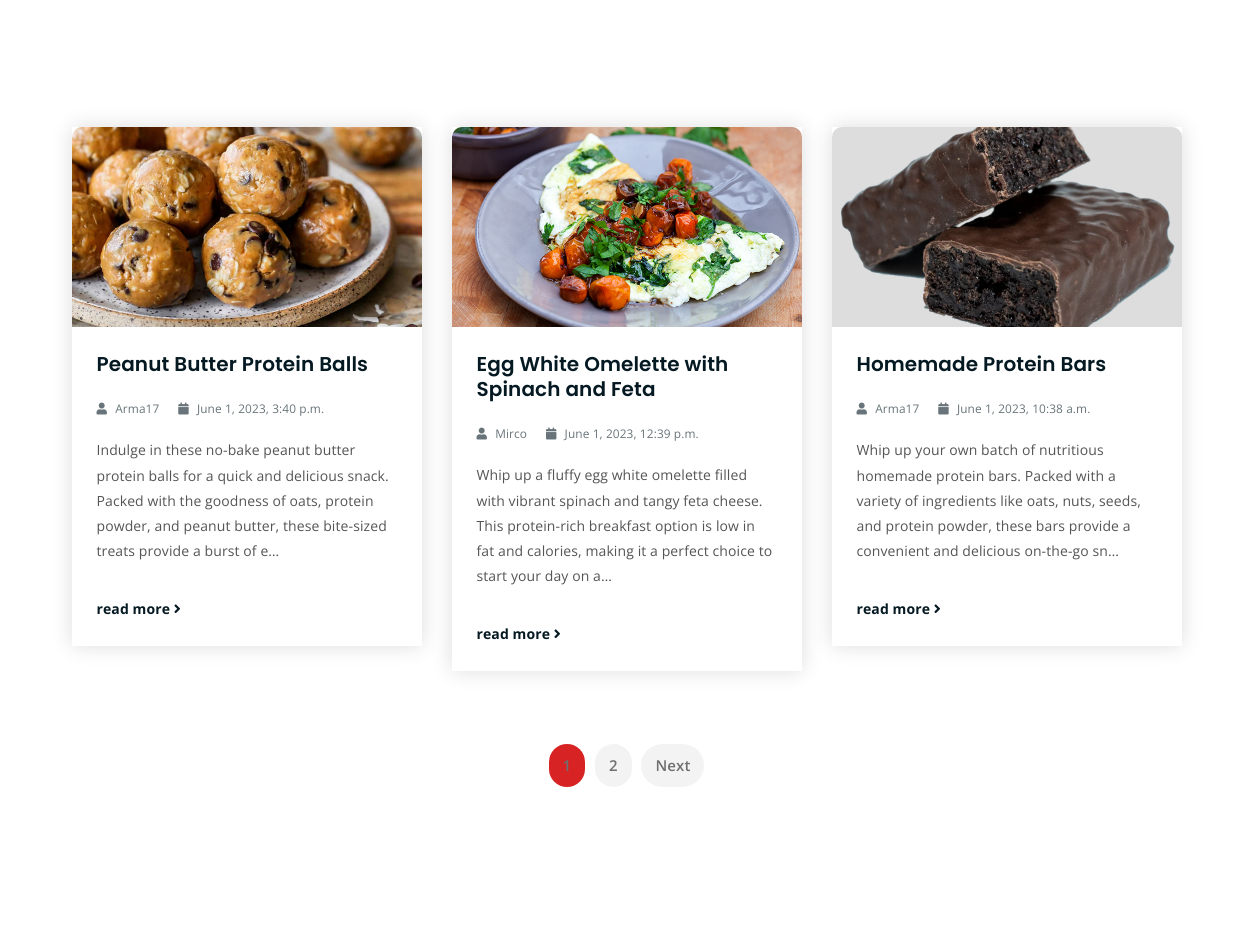
The page /favorites/ (signed in, middle part) on the database as committed earlier.
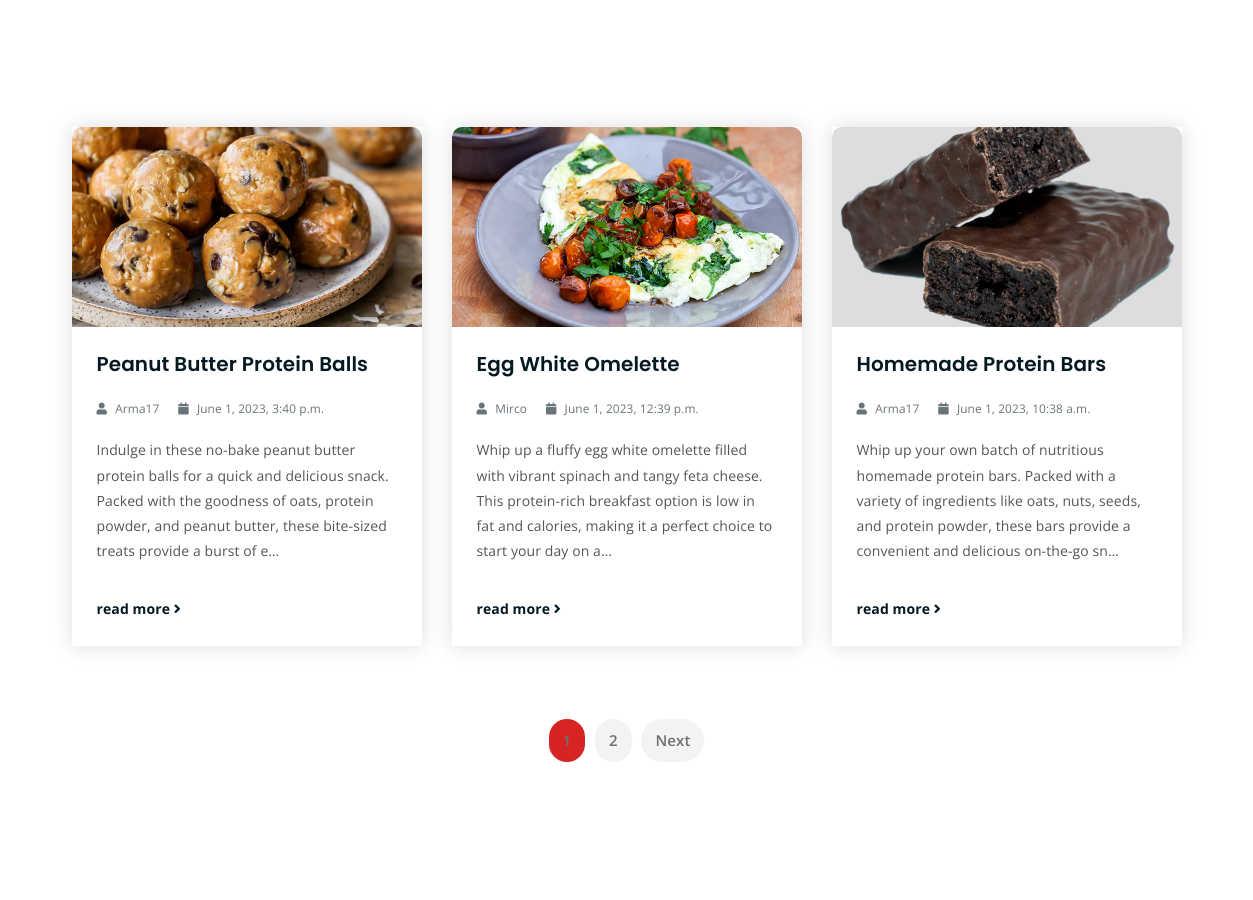
The same page on the database as committed later.
### ProteinPalaceApp/models.py (models this page shows, shortened)
class Recipe(models.Model):
    user = models.ForeignKey(User, on_delete=models.SET_NULL, null=True)
    name = models.CharField(max_length=255)
    image = models.ImageField(upload_to=recipe_image_filename)
    description = models.TextField()
    category = models.ForeignKey('Category', on_delete=models.CASCADE)
    comments = models.ManyToManyField('Comment', blank=True)
    createdAt = models.DateTimeField(auto_now_add=True)
    updatedAt = models.DateTimeField(auto_now=True)

### ProteinPalaceApp/views.py (the view)
# urls.py: path('favorites/', views.favorites, name = 'favorites'),
@login_required
def favorites(request):
    num = int(request.GET.get('num', 1))  # 1 is the default value
    max_recipes_per_page = 3  # Set the maximum number of recipes to display per page
    recipes = request.user.userprofile.favouriteRecipes.all().order_by('-createdAt')
    paginator = Paginator(recipes, max_recipes_per_page)
    page = paginator.get_page(num)
    page_range = paginator.page_range
    max_pages = paginator.num_pages
    myDict = {
        "title": "Favorites",
        "current_page": "favorites",
        "num": num,
        "recipes": page,
        "max_recipes_per_page": max_recipes_per_page,
        "page_range": page_range,
        "max_pages": max_pages,
    }
    return render(request,'favorites.html', context = myDict)

### templates/favorites.html (shortened to what this page needs)
{% extends "browse.html" %}

### templates/browse.html (shortened to what this page needs)
{% extends "index.html" %}
{% block content %}
{% block data %}
<div class="latest-news mt-150 mb-150">
    <div class="container">
        {% block recipes %}
        <div class="row">
            {% for recipe in recipes %}
            <div class="col-lg-4 col-md-6">
                <div class="single-latest-news">
                    <a href="{% if recipe.pk %} {% url 'recipe-detail' recipe.pk %}{% endif %}">
                        <div class="latest-news-bg" style="background-image: url('{{ recipe.image.url }}');"></div>
                    </a>
                    <div class="news-text-box">
                        <h3><a href="{% if recipe.pk %} {% url 'recipe-detail' recipe.pk %}{% endif %}" >{{ recipe.name }}</a></h3>
                        <p class="blog-meta">
                            <span class="author"><i class="fas fa-user"></i> {{ recipe.user.username }}</span>
                            <span class="date"><i class="fas fa-calendar"></i> {{ recipe.createdAt }}</span>
                        </p>
                        <p class="excerpt">{{ recipe.description|truncatechars:200 }}</p>
                        <a href="{% if recipe.pk %} {% url 'recipe-detail' recipe.pk %}{% endif %}"  class="read-more-btn">read more <i class="fas fa-angle-right"></i></a>
                    </div>
                </div>
            </div>
            {% endfor %}
        </div>
        {% endblock %}
        <div class="row">
            <div class="container">
                <div class="row">
                    <div class="col-lg-12 text-center">
                        <div class="pagination-wrap">
                            <ul>
                                {% for page_num in page_range %}
                                    {% if page_num == num %}
                                        <li><a class="active" href="?num={{ page_num }}">{{ page_num }}</a></li>
                                    {% else %}
                                        <li><a href="?num={{ page_num }}">{{ page_num }}</a></li>
                                    {% endif %}
                                {% endfor %}
                                {% if num < max_pages %}
                                    <li><a href="?num={{ num|add:'1' }}">Next</a></li>
                                {% endif %}
                            </ul>
                        </div>
                    </div>
                </div>
            </div>
        </div>
    </div>
</div>
{% endblock %}
{% endblock %}

Rows that differ between the two databases and show on the page:
changed Recipe "Mirco": name "Egg White Omelette with Spinach and Feta" → "Egg White Omelette"
